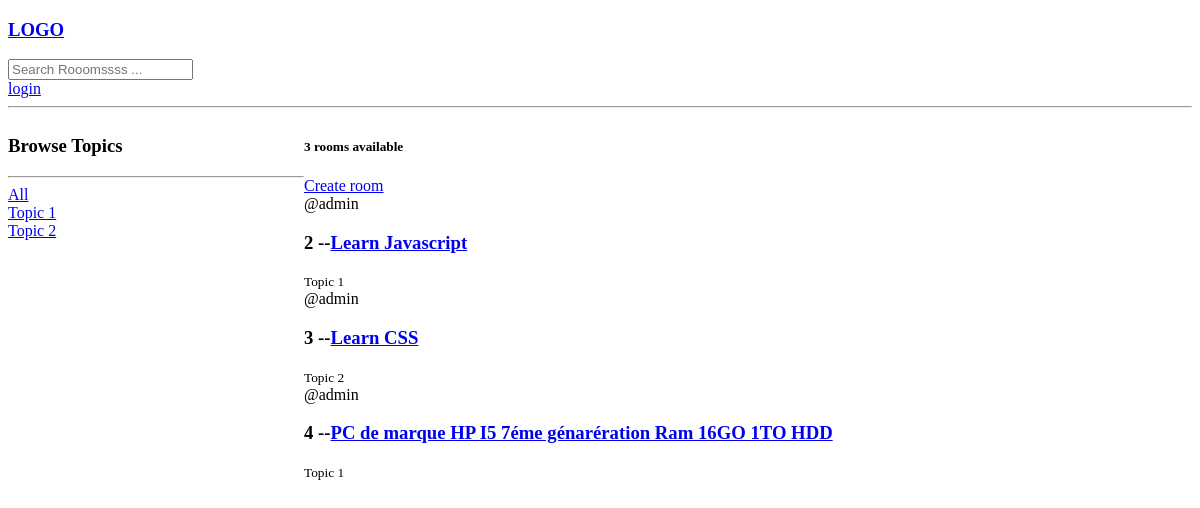
The app's page /, older data.
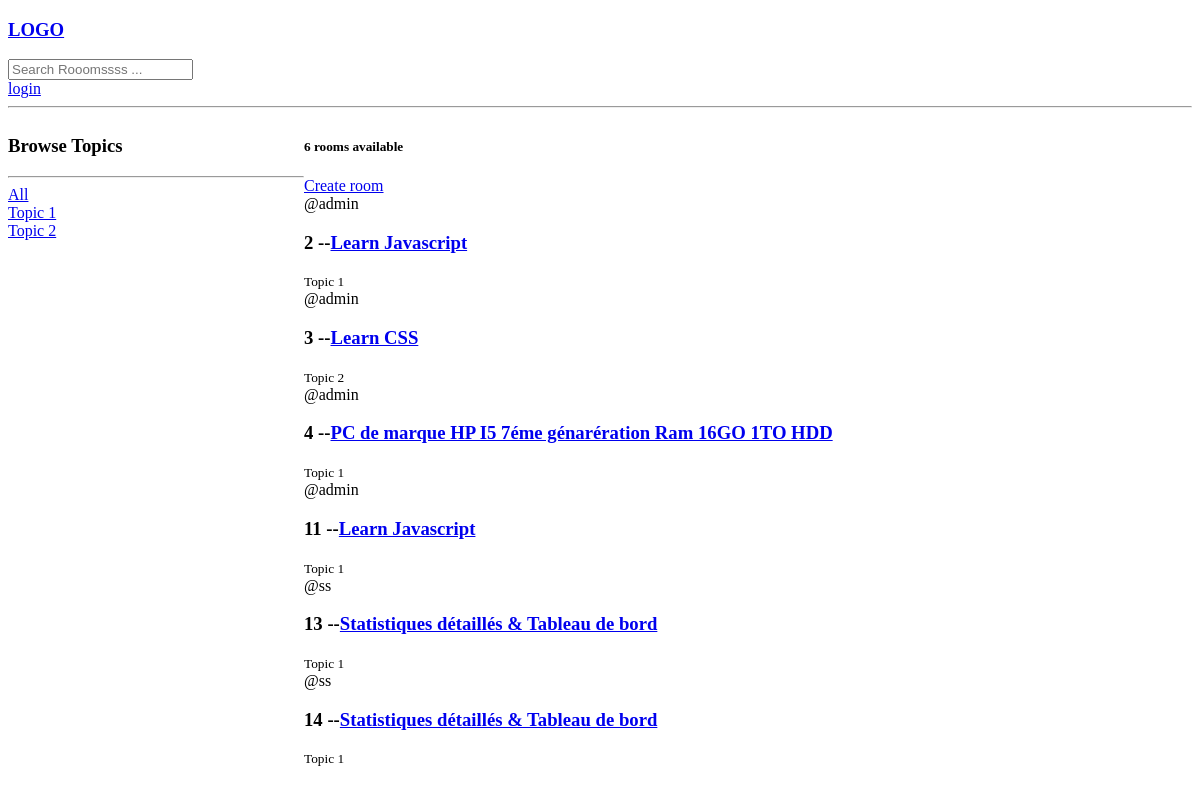
The same page, newer data.
### baseapplication/models.py (models this page shows, shortened)
class Topic(models.Model):
    name = models.CharField(max_length=200)

class Room(models.Model):
    host = models.ForeignKey(User, on_delete=models.SET_NULL, null=True)
    topic = models.ForeignKey(Topic, on_delete=models.SET_NULL, null=True)
    name = models.CharField(max_length=200)
    description = models.TextField(null=True, blank=True)
    update = models.DateTimeField(auto_now=True)
    create = models.DateTimeField(auto_now_add=True)

### baseapplication/views.py (the view)
# urls.py: path('',views.getHome,name='home'),
def getHome(request):
    q = request.GET.get('q') if request.GET.get('q') != None else ''
    rooms = Room.objects.filter(
        Q(topic__name__icontains=q) |
        Q(name__icontains=q) |
        Q(description__icontains=q)
    )
    room_count = rooms.count()
    topics = Topic.objects.all()
    context = {'rooms': rooms, 'topics': topics, 'room_count': room_count}
    return render(request, 'base/home.html', context)

### baseapplication/templates/base/home.html (shortened to what this page needs)
{% extends 'main.html' %}
{% block content %}
   <div class="home-container">
    <div>
    <h3> Browse Topics</h3>
    <hr>
    <a href="{%url 'home'%} ">All</a>
        {% for topic in topics  %}
        <div> <a href="{%url 'home'   %}?q={{ topic.name }}">{{ topic.name }}</a>
</div>
        {% endfor %}
    </div>
<div>
<h5>  {{ room_count }} rooms available</h5>
    <div><a href="{%url 'create-room' %}">Create room</a>
        <br></div>
    <div>
        {%for room in rooms %}
        <div>
            <span>@{{room.host.username}}</span>
            <h3> {{room.id}} --<a href="{%url 'room' room.id %}"  >{{room.name}}</a> </h3>
            <small>{{room.topic.name}}</small>
        </div>
        {% endfor %}
    </div>
</div>
   </div>
{% endblock %}

### templates/main.html (shortened to what this page needs)
<!DOCTYPE html>
<html>
    <head>
    </head>
    <body>
        {% include 'navbar.html' %}
        {% block content %}
        {% endblock %}
    </body>
</html>

### templates/navbar.html
    <h3><a href="/">LOGO</a></h3>
   <form method="GET" action="{% url 'home'  %}">
       <input type="text" name="q" placeholder="Search Rooomssss ...">
   </form>
    {% if request.user.is_authenticated %}
        <a href="{%url 'logout' %}">logout</a>
    {% else %}
        <a href="{%url 'login' %}">login</a>
    {% endif %}
<hr>

### baseapplication/templates/base/home.html (style rules this page uses)
.home-container { display: grid; grid-template-columns:1fr 3fr; }

Row changes from the older to the newer data that the page shows:
added Room: host.username "admin", id "11", name "Learn Javascript", topic.name "Topic 1"
added Room: host.username "ss", id "13", name "Statistiques détaillés & Tableau de bord", topic.name "Topic 1"
added Room: host.username "ss", id "14", name "Statistiques détaillés & Tableau de bord", topic.name "Topic 1"
Text that changed along with them:
{{ room_count }}: "3" → "6"
